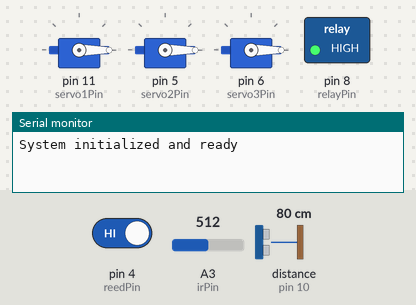
Recording of a sketch running on a simulated Arduino Uno, built with avr-gcc and run on an emulated ATmega328P. On the bench: 3 × servo, switched loads named in the sketch (green lamp = pin HIGH), the last lines printed to the serial monitor. Wiring (inferred from the names in the program): ultrasonic range finder: trigger pin 9; echo pin 10. The test bench sets the inputs (shaded band); at power-on: distance to the obstacle (sensor on pin 10) 80 cm, A3 (irPin) = 512, pin 4 (reedPin) HIGH. The echo pulse lasts 58.3 µs per cm; pins used as bus, display or sensor lines are not drawn.

Above: at 1.2 s.
1.3 s: distance to the obstacle (sensor on pin 10) set to 12 cm
2.8 s: distance to the obstacle (sensor on pin 10) set to 9 cm
At 3.6 s:
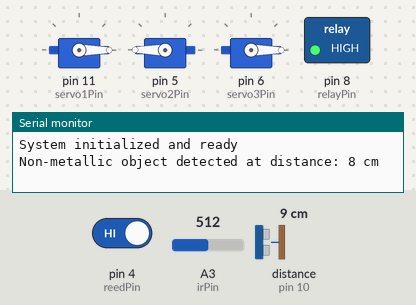
5.8 s: A3 (irPin) set to 481
At 7.7 s:
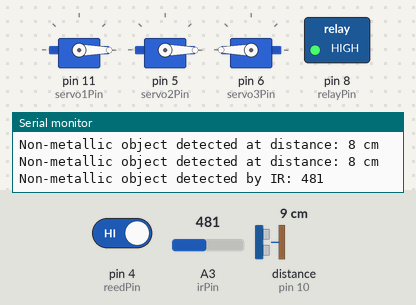
8.8 s: A3 (irPin) set to 510
At 9.8 s:
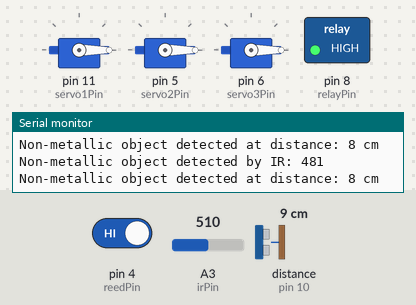
10.5 s: A3 (irPin) set to 490
At 12.9 s:
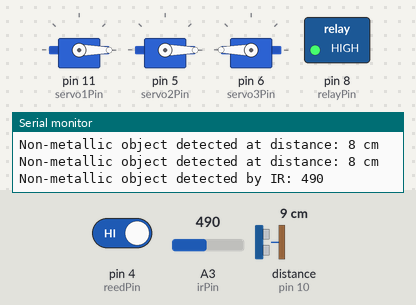
Timing chart, 0 to 14.5 s (numbered marks = the images above; inputs shaded):
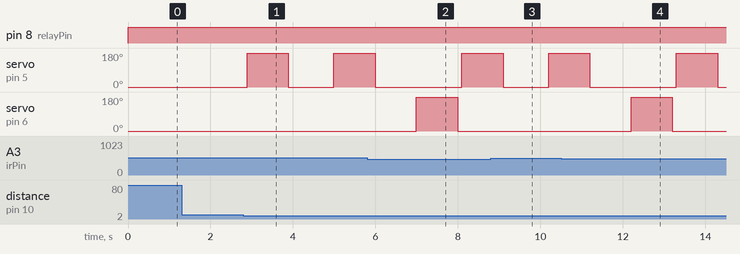

The sketch:

waste_sorting_and_management_code.ino
```cpp
#include <Servo.h>

// Pin definitions
const int trigPin = 9;
const int echoPin = 10;
const int reedPin = 4;
const int irPin = 3;
const int relayPin = 8;

// Servo motor definitions
Servo servo1;  // First servo (magnetic detection)
Servo servo2;  // Second servo (ultrasonic detection)
Servo servo3;  // Third servo (IR detection)

// Servo pins
const int servo1Pin = 11;
const int servo2Pin = 5;
const int servo3Pin = 6;

// Threshold values
const int irThreshold = 500;  // Adjust based on your IR sensor
const int ultrasonicThreshold = 10;  // Distance in cm
const long debounceDelay = 50;  // Debounce time for reed switch

// Variables
int reedState;
int lastReedState = HIGH;
unsigned long lastDebounceTime = 0;

void setup() {
  // Initialize serial communication
  Serial.begin(9600);

  // Initialize pins
  pinMode(trigPin, OUTPUT);
  pinMode(echoPin, INPUT);
  pinMode(reedPin, INPUT_PULLUP);
  pinMode(irPin, INPUT);
  pinMode(relayPin, OUTPUT);

  // Attach servos
  servo1.attach(servo1Pin);
  servo2.attach(servo2Pin);
  servo3.attach(servo3Pin);

  // Set initial positions
  servo1.write(0);
  servo2.write(0);
  servo3.write(0);

  // Turn off conveyor initially
  digitalWrite(relayPin, LOW);

  Serial.println("System initialized and ready");
}

void loop() {
  // Start conveyor
  digitalWrite(relayPin, HIGH);

  // Phase 1: Magnetic Reed Sensor Detection
  int reading = digitalRead(reedPin);

  // Check for reed switch state change with debouncing
  if (reading != lastReedState) {
    lastDebounceTime = millis();
  }

  if ((millis() - lastDebounceTime) > debounceDelay) {
    if (reading != reedState) {
      reedState = reading;

      if (reedState == LOW) {
        Serial.println("Magnetic object detected!");
        // Rotate first servo to 180 degrees
        servo1.write(180);
        delay(1000);  // Give time for object to be sorted
        servo1.write(0);
      }
    }
  }

  lastReedState = reading;

  // Phase 2: Ultrasonic Sensor Detection
  long duration, distance;

  digitalWrite(trigPin, LOW);
  delayMicroseconds(2);
  digitalWrite(trigPin, HIGH);
  delayMicroseconds(10);
  digitalWrite(trigPin, LOW);

  duration = pulseIn(echoPin, HIGH);
  distance = duration * 0.034 / 2;  // Convert to cm

  if (distance < ultrasonicThreshold) {
    Serial.print("Non-metallic object detected at distance: ");
    Serial.print(distance);
    Serial.println(" cm");

    // Rotate second servo to 180 degrees
    servo2.write(180);
    delay(1000);  // Give time for object to be sorted
    servo2.write(0);

    // Skip IR detection for this object to prevent double sorting
    delay(1000);  // Wait for object to pass IR sensor
  }

  // Phase 3: IR Proximity Sensor Detection
  int irValue = analogRead(irPin);

  if (irValue < irThreshold) {
    Serial.print("Non-metallic object detected by IR: ");
    Serial.println(irValue);

    // Rotate third servo to 180 degrees
    servo3.write(180);
    delay(1000);  // Give time for object to be sorted
    servo3.write(0);
  }

  // Small delay to prevent sensor interference
  delay(100);
}
```

Measured:
- the behaviour switches between 11 and 10 cm on distance to the obstacle (sensor on pin 10) (found by bisection; images 0 and 1)
- the behaviour switches between 500 and 499 on A3 (irPin) (found by bisection; images 1 and 2)
- after the input at 1.3 s, every drawn part: stays the same
- after the input at 2.8 s, servo on pin 5 (servo2Pin): 0° → 180° after 0.09 s, → 0° 1.0 s later, → 180° 1.1 s later
- after the input at 5.8 s, servo on pin 6 (servo3Pin): 0° → 180° after 1.2 s, → 0° 1.0 s later
- after the input at 8.8 s, servo on pin 6 (servo3Pin): stays 0° (without the input it goes to 180° after 1.3 s)
- after the input at 10.5 s, servo on pin 6 (servo3Pin): 0° → 180° after 1.7 s, → 0° 1.0 s later
